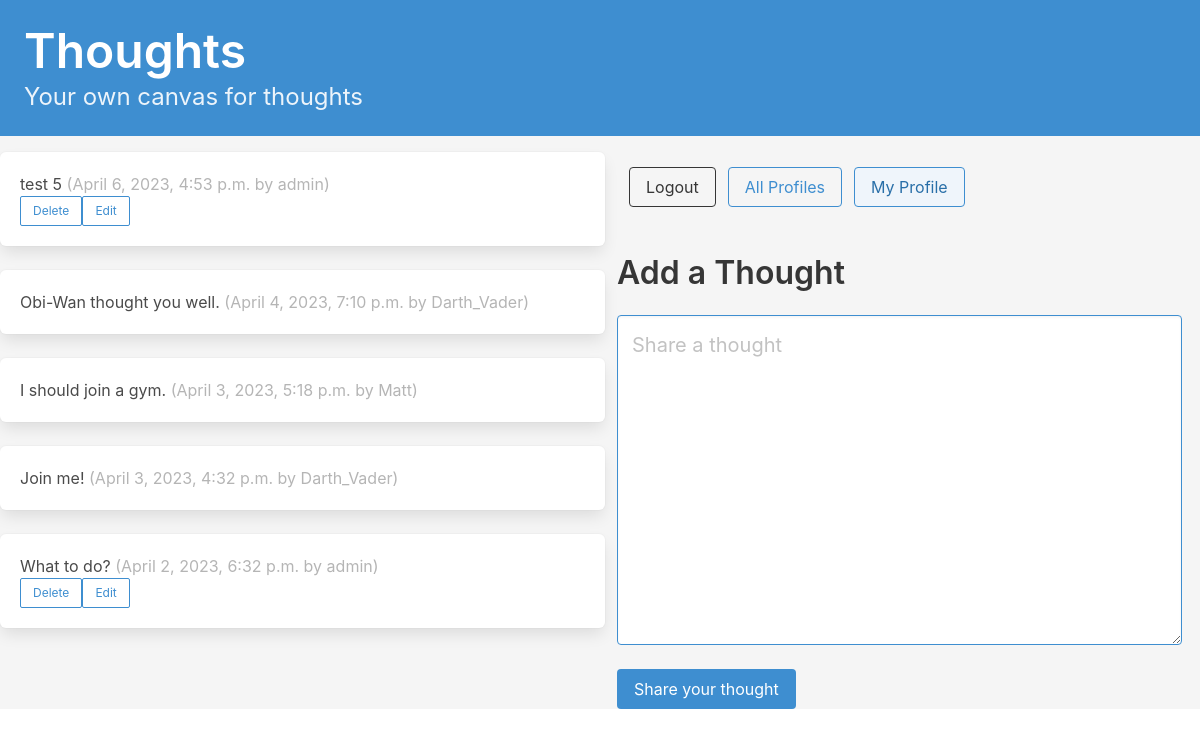
The app's page / (signed in), older data.
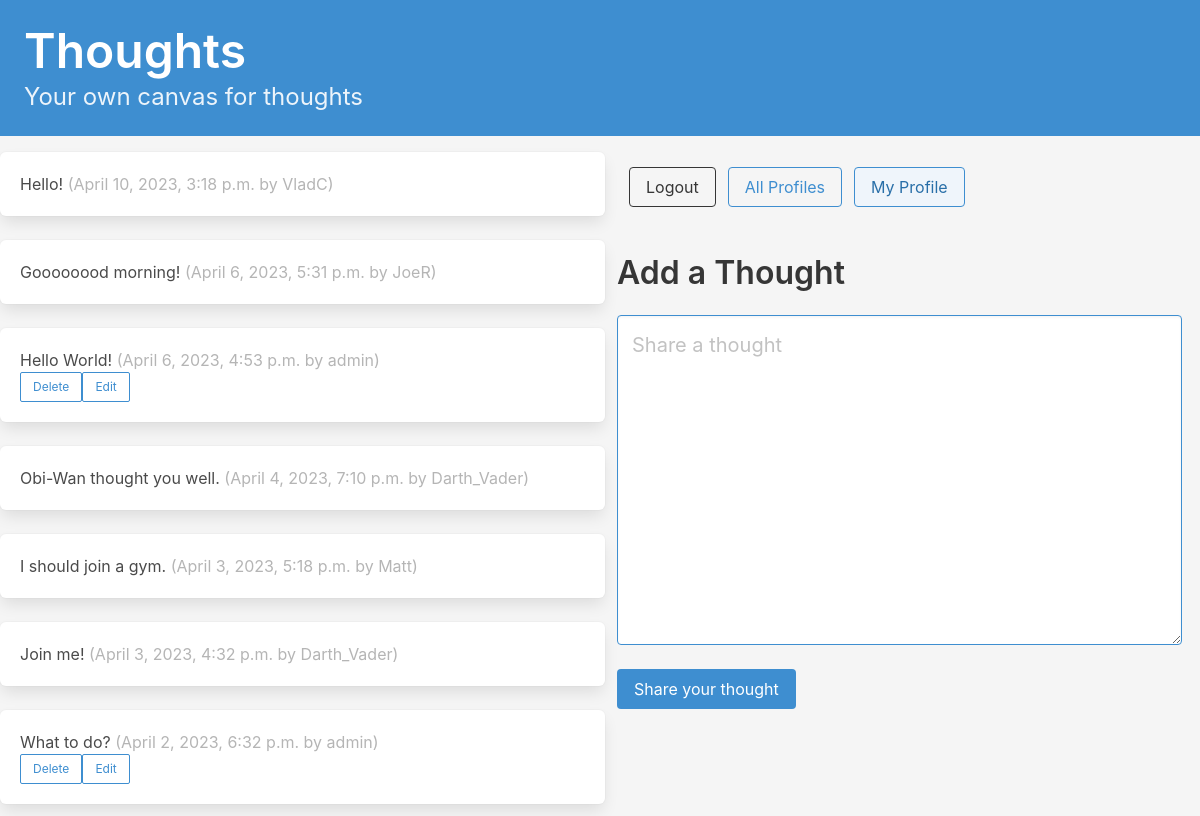
The same page, newer data.
### socialapp/models.py (models this page shows, shortened)
class Thought(models.Model):
    profile = models.ForeignKey(
        Profile, related_name="thoughts", on_delete=models.DO_NOTHING)
    body = models.CharField(max_length=200)
    created_at = models.DateTimeField(auto_now_add=True)
    user = Profile
    class Meta:
        ordering = ['-created_at']

class Profile(models.Model):
    user = models.OneToOneField(User, on_delete=models.CASCADE)
    follows = models.ManyToManyField(
        'self',
        related_name='followed_by',
        symmetrical=False,
        blank=True
    )

### socialapp/views.py (the view)
# urls.py: path('', dashboard, name='dashboard'),
@login_required
def dashboard(request):
    form = ThoughtForm(request.POST or None)
    profile = Profile.objects.filter(user=request.user).get()
    if request.method == "POST":
        if form.is_valid():
            thoughts = form.save(commit=False)
            thoughts.profile = profile
            thoughts.save()
            return redirect("socialapp:dashboard")
    profiles = list(profile.follows.all())
    profiles.append(profile)
    followed_thoughts = Thought.objects.filter(
        profile__in=profiles
    ).order_by("-created_at")
    return render(request, 'socialapp/dashboard.html', {"form": form, "thoughts": list(followed_thoughts), "profile": profile})

### socialapp/forms.py
class ThoughtForm(forms.ModelForm):
    body = forms.CharField(
        required=True,
        widget=forms.widgets.Textarea(
            attrs={
                "placeholder": "Share a thought ",
                "class": "textarea is-info is-medium"
            }
        ),
        label="",
    )
    class Meta:
        model = Thought
        exclude = ("profile", )

### socialapp/templates/socialapp/dashboard.html (shortened to what this page needs)
{% extends "index.html" %}
{% block content %}
<div class="column">
    {% for thought in thoughts %}
    <div class="box">
        {{ thought.body }}
        <span class="is-small has-text-grey-light">({{ thought.created_at }} by {{ thought.profile.user.username }})</span>
        {% if thought.profile == profile %}
        <div class="field is-grouped">
            <form action='{% url "socialapp:delete_thought" thought.id%}' method="POST">
                <button class="button is-info is-outlined is-small">Delete</button>
            </form>
            <form action='{% url "socialapp:edit_thought" thought.id%}' method="EDIT">
                <button class="button is-info is-outlined is-small">Edit</button>
            </form>
        </div>
        {% endif %}
    </div>
    {% endfor %}
</div>
<div class="block">
    {% if user.is_authenticated %}
    <div class="field is-grouped" style="margin-top:27px">
        <p class="control">
        <div class="block">
            <form action='{% url "logout" %}'>
                <button class="button is-dark is-outlined is-fullwidth is-normal ">Logout</button>
            </form>
        </div>
        {% else %}
        <a href="{% url 'socialapp:dashboard' %} "></a>
        {% endif %}
        </p>
        <p class="control">
        <div class="block">
            {% if user.is_authenticated %}
            <a href="{% url 'socialapp:list_of_profiles' %} ">
                <button class="button is-info is-outlined is-fullwidth is-normal ">All Profiles</button>
            </a>
            {% else %}
            <a href="{% url 'login' %}"></a>
            {% endif %}
        </div>
        </p>
        <p class="control">
        <div class="block">
            {% if user.is_authenticated %}
            <a href="{% url 'socialapp:profile' request.user.profile.id %} ">
                <button class="button is-info is-light is-outlined is-right">My Profile</button>
            </a>
            {% endif %}
        </div>
        </p>
    </div>
    <div class="block">
        {% if user.is_authenticated %}
        <h2 class="title is-3 is-normal mt-5">Add a Thought</h2>
    </div>
    <div class="block" style="margin-right: 30px;">
        <form method="post">
            {{ form.as_p }}
            <button class="button is-info is-fullwidh is-normal mt-5" type="submit">Share your thought</button>
        </form>
        {% endif %}
    </div>
</div>
</div>
</div>
{% endblock content %}

Row changes from the older to the newer data that the page shows:
added Thought: body "Hello!", created_at "April 10, 2023, 3:18 p.m.", profile.user.username "VladC"
added Thought: body "Goooooood morning!", created_at "April 6, 2023, 5:31 p.m.", profile.user.username "JoeR"
changed Thought: body "test 5" → "Hello World!"
